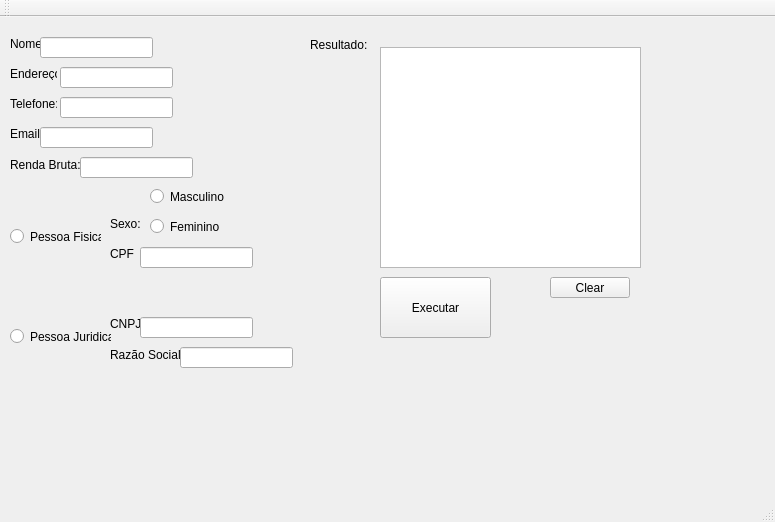
<?xml version="1.0" encoding="UTF-8"?>
<ui version="4.0">
 <class>MainWindow</class>
 <widget class="QMainWindow" name="MainWindow">
  <property name="geometry">
   <rect>
    <x>0</x>
    <y>0</y>
    <width>775</width>
    <height>522</height>
   </rect>
  </property>
  <property name="windowTitle">
   <string>MainWindow</string>
  </property>
  <widget class="QWidget" name="centralWidget">
   <widget class="QLabel" name="label">
    <property name="geometry">
     <rect>
      <x>10</x>
      <y>20</y>
      <width>47</width>
      <height>13</height>
     </rect>
    </property>
    <property name="text">
     <string>Nome:</string>
    </property>
   </widget>
   <widget class="QLabel" name="label_2">
    <property name="geometry">
     <rect>
      <x>10</x>
      <y>50</y>
      <width>47</width>
      <height>13</height>
     </rect>
    </property>
    <property name="text">
     <string>Endereço:</string>
    </property>
   </widget>
   <widget class="QLabel" name="label_3">
    <property name="geometry">
     <rect>
      <x>10</x>
      <y>80</y>
      <width>47</width>
      <height>13</height>
     </rect>
    </property>
    <property name="text">
     <string>Telefone:</string>
    </property>
   </widget>
   <widget class="QLabel" name="label_4">
    <property name="geometry">
     <rect>
      <x>10</x>
      <y>110</y>
      <width>47</width>
      <height>13</height>
     </rect>
    </property>
    <property name="text">
     <string>Email:</string>
    </property>
   </widget>
   <widget class="QLabel" name="label_5">
    <property name="geometry">
     <rect>
      <x>10</x>
      <y>140</y>
      <width>71</width>
      <height>16</height>
     </rect>
    </property>
    <property name="text">
     <string>Renda Bruta:</string>
    </property>
   </widget>
   <widget class="QLineEdit" name="nome">
    <property name="geometry">
     <rect>
      <x>40</x>
      <y>20</y>
      <width>113</width>
      <height>21</height>
     </rect>
    </property>
   </widget>
   <widget class="QLineEdit" name="moradia">
    <property name="geometry">
     <rect>
      <x>60</x>
      <y>50</y>
      <width>113</width>
      <height>21</height>
     </rect>
    </property>
   </widget>
   <widget class="QLineEdit" name="telefone">
    <property name="geometry">
     <rect>
      <x>60</x>
      <y>80</y>
      <width>113</width>
      <height>21</height>
     </rect>
    </property>
   </widget>
   <widget class="QLineEdit" name="email">
    <property name="geometry">
     <rect>
      <x>40</x>
      <y>110</y>
      <width>113</width>
      <height>21</height>
     </rect>
    </property>
   </widget>
   <widget class="QLineEdit" name="rendaBruta">
    <property name="geometry">
     <rect>
      <x>80</x>
      <y>140</y>
      <width>113</width>
      <height>21</height>
     </rect>
    </property>
   </widget>
   <widget class="QRadioButton" name="radioButton">
    <property name="geometry">
     <rect>
      <x>10</x>
      <y>210</y>
      <width>91</width>
      <height>19</height>
     </rect>
    </property>
    <property name="text">
     <string>Pessoa Fisica:</string>
    </property>
   </widget>
   <widget class="QRadioButton" name="radioButton_2">
    <property name="geometry">
     <rect>
      <x>10</x>
      <y>310</y>
      <width>101</width>
      <height>19</height>
     </rect>
    </property>
    <property name="text">
     <string>Pessoa Juridica:</string>
    </property>
   </widget>
   <widget class="QLabel" name="label_6">
    <property name="geometry">
     <rect>
      <x>110</x>
      <y>200</y>
      <width>47</width>
      <height>13</height>
     </rect>
    </property>
    <property name="text">
     <string>Sexo:</string>
    </property>
   </widget>
   <widget class="QLabel" name="label_7">
    <property name="geometry">
     <rect>
      <x>110</x>
      <y>230</y>
      <width>47</width>
      <height>13</height>
     </rect>
    </property>
    <property name="text">
     <string>CPF</string>
    </property>
   </widget>
   <widget class="QLabel" name="label_8">
    <property name="geometry">
     <rect>
      <x>110</x>
      <y>300</y>
      <width>47</width>
      <height>13</height>
     </rect>
    </property>
    <property name="text">
     <string>CNPJ</string>
    </property>
   </widget>
   <widget class="QLabel" name="label_9">
    <property name="geometry">
     <rect>
      <x>110</x>
      <y>330</y>
      <width>71</width>
      <height>16</height>
     </rect>
    </property>
    <property name="text">
     <string>Razão Social:</string>
    </property>
   </widget>
   <widget class="QLineEdit" name="cpf">
    <property name="geometry">
     <rect>
      <x>140</x>
      <y>230</y>
      <width>113</width>
      <height>21</height>
     </rect>
    </property>
   </widget>
   <widget class="QLineEdit" name="cnpj">
    <property name="geometry">
     <rect>
      <x>140</x>
      <y>300</y>
      <width>113</width>
      <height>21</height>
     </rect>
    </property>
   </widget>
   <widget class="QLineEdit" name="razaoSocial">
    <property name="geometry">
     <rect>
      <x>180</x>
      <y>330</y>
      <width>113</width>
      <height>21</height>
     </rect>
    </property>
   </widget>
   <widget class="QLabel" name="label_10">
    <property name="geometry">
     <rect>
      <x>310</x>
      <y>20</y>
      <width>61</width>
      <height>16</height>
     </rect>
    </property>
    <property name="text">
     <string>Resultado:</string>
    </property>
   </widget>
   <widget class="QTextEdit" name="Resultado">
    <property name="geometry">
     <rect>
      <x>380</x>
      <y>30</y>
      <width>261</width>
      <height>221</height>
     </rect>
    </property>
   </widget>
   <widget class="QPushButton" name="Executar">
    <property name="geometry">
     <rect>
      <x>380</x>
      <y>260</y>
      <width>111</width>
      <height>61</height>
     </rect>
    </property>
    <property name="text">
     <string>Executar</string>
    </property>
   </widget>
   <widget class="QPushButton" name="pushButton">
    <property name="geometry">
     <rect>
      <x>550</x>
      <y>260</y>
      <width>80</width>
      <height>21</height>
     </rect>
    </property>
    <property name="text">
     <string>Clear</string>
    </property>
   </widget>
   <widget class="QRadioButton" name="radioButton_3">
    <property name="geometry">
     <rect>
      <x>150</x>
      <y>170</y>
      <width>84</width>
      <height>19</height>
     </rect>
    </property>
    <property name="text">
     <string>Masculino</string>
    </property>
   </widget>
   <widget class="QRadioButton" name="radioButton_4">
    <property name="geometry">
     <rect>
      <x>150</x>
      <y>200</y>
      <width>84</width>
      <height>19</height>
     </rect>
    </property>
    <property name="text">
     <string>Feminino</string>
    </property>
   </widget>
  </widget>
  <widget class="QMenuBar" name="menuBar">
   <property name="geometry">
    <rect>
     <x>0</x>
     <y>0</y>
     <width>775</width>
     <height>20</height>
    </rect>
   </property>
  </widget>
  <widget class="QToolBar" name="mainToolBar">
   <attribute name="toolBarArea">
    <enum>TopToolBarArea</enum>
   </attribute>
   <attribute name="toolBarBreak">
    <bool>false</bool>
   </attribute>
  </widget>
  <widget class="QStatusBar" name="statusBar"/>
 </widget>
 <layoutdefault spacing="6" margin="11"/>
 <resources/>
 <connections/>
</ui>
